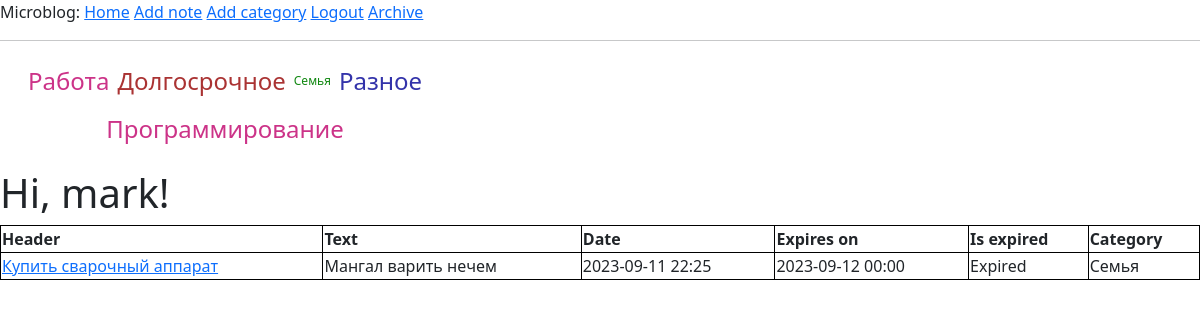
/archive (signed in), run on the app's committed database.
### app/models.py (models this page shows, shortened)
class Category(db.Model):
    __tablename__ = 'categories'
    id = db.Column(db.Integer(), primary_key=True)
    name = db.Column(db.String(128), index=True)
    notes = db.relationship('Note', backref='category', lazy='dynamic')

class User(UserMixin, db.Model):
    __tablename__ = 'users'
    id = db.Column(db.Integer(), primary_key=True)
    username = db.Column(db.String(64), index=True, unique=True)
    email = db.Column(db.String(120), index=True, unique=True)
    password_hash = db.Column(db.String(128))

class Note(db.Model):
    __tablename__ = 'notes'
    id = db.Column(db.Integer(), primary_key=True)
    user_id = db.Column(db.Integer(), db.ForeignKey('users.id'))
    category_id = db.Column(db.Integer(), db.ForeignKey('categories.id'))
    created_on = db.Column(db.DateTime(), index=True, default=datetime.now)
    expires_on = db.Column(db.Date())
    header = db.Column(db.String(128), index=True)
    text = db.Column(db.String(256))
    is_done = db.Column(db.Boolean(), default=False)
    user = db.relationship('User', backref=db.backref('notes', order_by=id))
    @hybrid_property
    def expired(self):
        if self.expires_on < date.today():
            return True
        return False

### app/routes.py (the view)
@app.route('/archive', methods=['GET'])
def archive():
    user = User.query.filter_by(id=current_user.get_id()).first()
    notes = Note.query.filter_by(user_id=user.id, is_done=True).all()
    categories = Category.query.all()
    return render_template(
        'index.html', title='Archive', user=user, notes=notes,
        categories=categories)

### app/models.py (called while the page is built)
@login.user_loader
def load_user(id):
    return User.query.get(int(id))

### app/templates/index.html (shortened to what this page needs)
{% from 'note_body.html' import show_note %}
{% extends "base.html" %}
{% block content %}
<div>
    <ul class="cloud" role="navigation" aria-label="Webdev tag cloud">
        {% for ctg in categories %}
            <li><a data-weight="{{ ctg.notes.count() }}" href="{{ url_for('category', id=ctg.id) }}">{{ ctg.name }}</a></li>
        {% endfor %}
    </ul>
</div>
<h1>Hi, {{ user.username }}!</h1>
    {% include "table_header.html" with context %}
    {% if notes %}
        {% for note in notes %}
            {{ show_note(note) }}
        {% endfor %}
        </table>
    {% endif %}
{% endblock %}

### app/templates/note_body.html
{% macro show_note(note) -%}
<tr>
    <td><a href="{{ url_for('note', id=note.id)}}">{{ note.header }}</a></td>
    <td>{{ note.text }}</td>
    <td>{{ note.created_on.strftime('%Y-%m-%d %H:%M')}}</td>
    <td>{{ note.expires_on.strftime('%Y-%m-%d %H:%M') }}</td>
    <td>
        {% if note.expired %}
        Expired
        {% else %}
        In process
        {% endif %}
    </td>
    <td>{{ note.category.name }}</td>
</tr>
{%- endmacro %}

### app/templates/index.html (style rules this page uses)
ul.cloud { list-style: none; padding-left: 0; display: flex; flex-wrap: wrap; align-items: center; justify-content: center; line-height: 2.75rem; width: 450px; }
ul.cloud a { --size: 4; --color: #a33; color: var(--color); font-size: calc(var(--size) * 0.25rem + 0.5rem); display: block; padding: 0.125rem 0.25rem; position: relative; text-decoration: none; }
ul.cloud a[data-weight="1"] { --size: 1; }
ul.cloud a[data-weight="4"] { --size: 4; }
ul.cloud li:nth-child(2n+1) a { --color: #181; }
ul.cloud li:nth-child(3n+1) a { --color: #33a; }
ul.cloud li:nth-child(4n+1) a { --color: #c38; }
ul.cloud a::before { content: ""; position: absolute; top: 0; left: 50%; width: 0; height: 100%; background: var(--color); transform: translate(-50%, 0); opacity: 0.15; transition: width 0.25s; }

### app/templates/table_header.html (style rules this page uses)
table, th, td { border:1px solid black; }

### data on the page
Category: name "Работа"
Category: name "Долгосрочное"
Category: name "Семья"
Category: name "Разное"
Category: name "Программирование"
User: username "mark"
Note: header "Купить сварочный аппарат", text "Мангал варить нечем", created_on "2023-09-11 22:25", expires_on "2023-09-12 00:00", shows "Expired", category.name "Семья"
